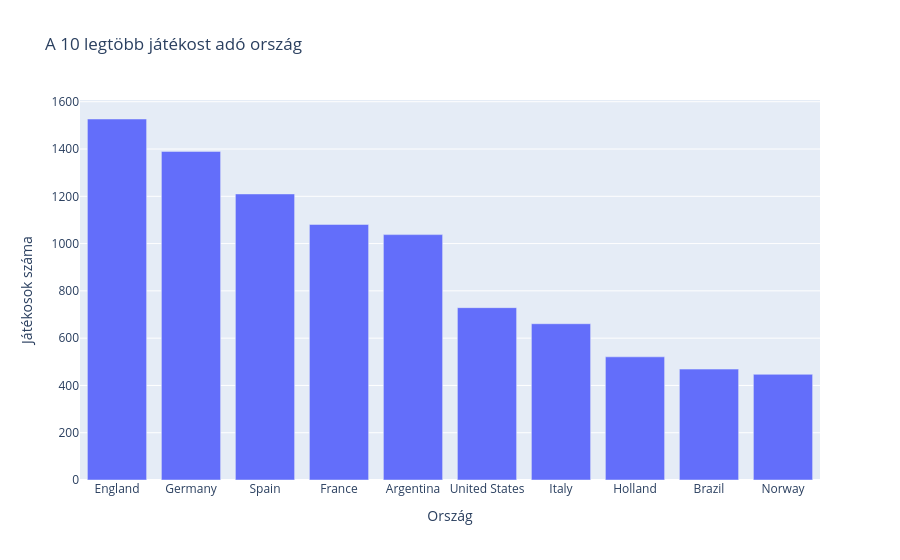

The code cell stored with this chart in its notebook:
### Markdown cell above
## 7. Negyedik kérdés: Mely országok rendelkeznek a legtöbb játékossal?
A `value_counts()` megszámolja, hányszor fordul elő egy ország neve.

### Code cell
orszagok = df["nationality"].dropna().value_counts().head(10).reset_index()
orszagok.columns = ["orszag", "jatekosok_szama"]
print(orszagok.to_string(index=False))
fig = px.bar(orszagok, x="orszag", y="jatekosok_szama",
             title="A 10 legtöbb játékost adó ország",
             labels={"orszag":"Ország", "jatekosok_szama":"Játékosok száma"})
fig.show()
print("4. válasz: A legtöbb játékost adó ország:", orszagok.iloc[0]["orszag"],
      "–", orszagok.iloc[0]["jatekosok_szama"], "fő")

### Figure 1 — Plotly figure (JSON) as saved in the notebook; plotly's stock layout.template omitted (floating-point values rounded to 4 significant figures)
{"data": [{"hovertemplate": "Ország=%{x}<br>Játékosok száma=%{y}<extra></extra>", "legendgroup": "", "marker": {"color": "#636efa", "pattern": {"shape": ""}}, "name": "", "orientation": "v", "showlegend": false, "textposition": "auto", "type": "bar", "x": ["England", "Germany", "Spain", "France", "Argentina", "United States", "Italy", "Holland", "Brazil", "Norway"], "xaxis": "x", "y": [1527, 1390, 1210, 1081, 1038, 729, 661, 521, 469, 447], "yaxis": "y"}], "layout": {"barmode": "relative", "legend": {"tracegroupgap": 0}, "title": {"text": "A 10 legtöbb játékost adó ország"}, "xaxis": {"anchor": "y", "domain": [0, 1], "title": {"text": "Ország"}}, "yaxis": {"anchor": "x", "domain": [0, 1], "title": {"text": "Játékosok száma"}}}}
